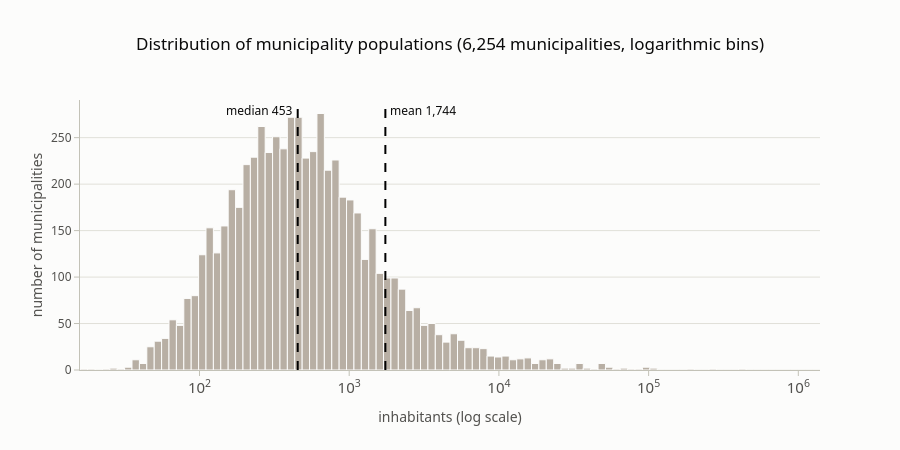

The notebook cell saved with this chart:
### Code cell
plot_population_histogram(population)
